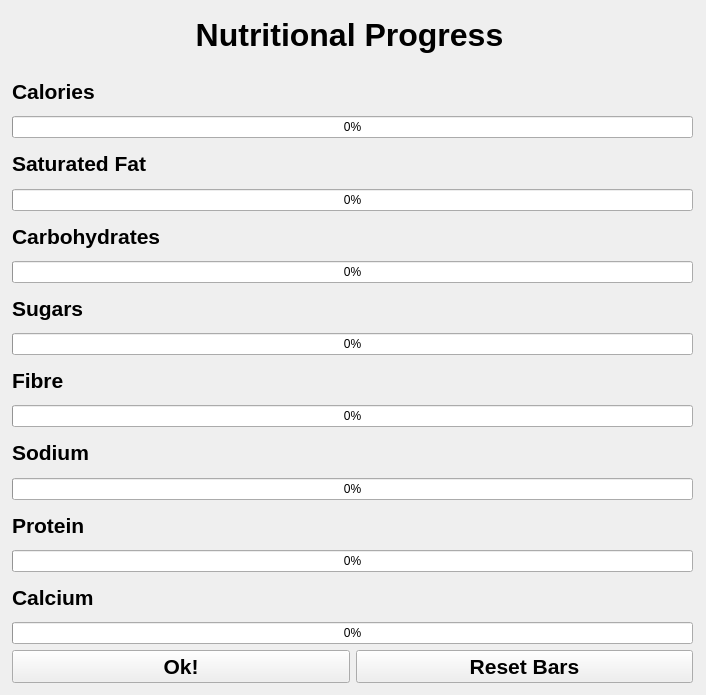
<?xml version="1.0" encoding="UTF-8"?>
<ui version="4.0">
 <class>nutrition_progress</class>
 <widget class="QWidget" name="nutrition_progress">
  <property name="geometry">
   <rect>
    <x>0</x>
    <y>0</y>
    <width>706</width>
    <height>695</height>
   </rect>
  </property>
  <property name="windowTitle">
   <string>Form</string>
  </property>
  <widget class="QLabel" name="info_label">
   <property name="geometry">
    <rect>
     <x>9</x>
     <y>9</y>
     <width>681</width>
     <height>51</height>
    </rect>
   </property>
   <property name="font">
    <font>
     <pointsize>24</pointsize>
     <bold>true</bold>
    </font>
   </property>
   <property name="text">
    <string>Nutritional Progress</string>
   </property>
   <property name="alignment">
    <set>Qt::AlignCenter</set>
   </property>
  </widget>
  <widget class="QWidget" name="layoutWidget">
   <property name="geometry">
    <rect>
     <x>12</x>
     <y>72</y>
     <width>681</width>
     <height>611</height>
    </rect>
   </property>
   <layout class="QVBoxLayout" name="verticalLayout">
    <item>
     <widget class="QLabel" name="cal_label">
      <property name="font">
       <font>
        <pointsize>16</pointsize>
        <bold>true</bold>
       </font>
      </property>
      <property name="text">
       <string>Calories</string>
      </property>
     </widget>
    </item>
    <item>
     <widget class="QProgressBar" name="calorie_progress">
      <property name="value">
       <number>0</number>
      </property>
     </widget>
    </item>
    <item>
     <widget class="QLabel" name="sat_fat_label">
      <property name="font">
       <font>
        <pointsize>16</pointsize>
        <bold>true</bold>
       </font>
      </property>
      <property name="text">
       <string>Saturated Fat</string>
      </property>
     </widget>
    </item>
    <item>
     <widget class="QProgressBar" name="saturated_fat_progress">
      <property name="value">
       <number>0</number>
      </property>
     </widget>
    </item>
    <item>
     <widget class="QLabel" name="carb_label">
      <property name="font">
       <font>
        <pointsize>16</pointsize>
        <bold>true</bold>
       </font>
      </property>
      <property name="text">
       <string>Carbohydrates</string>
      </property>
     </widget>
    </item>
    <item>
     <widget class="QProgressBar" name="carb_progress">
      <property name="value">
       <number>0</number>
      </property>
     </widget>
    </item>
    <item>
     <widget class="QLabel" name="sugars_label">
      <property name="font">
       <font>
        <pointsize>16</pointsize>
        <bold>true</bold>
       </font>
      </property>
      <property name="text">
       <string>Sugars</string>
      </property>
     </widget>
    </item>
    <item>
     <widget class="QProgressBar" name="sugar_progress">
      <property name="value">
       <number>0</number>
      </property>
     </widget>
    </item>
    <item>
     <widget class="QLabel" name="fibre_label">
      <property name="font">
       <font>
        <pointsize>16</pointsize>
        <bold>true</bold>
       </font>
      </property>
      <property name="text">
       <string>Fibre</string>
      </property>
     </widget>
    </item>
    <item>
     <widget class="QProgressBar" name="fibre_progress">
      <property name="value">
       <number>0</number>
      </property>
     </widget>
    </item>
    <item>
     <widget class="QLabel" name="sodium_label">
      <property name="font">
       <font>
        <pointsize>16</pointsize>
        <bold>true</bold>
       </font>
      </property>
      <property name="text">
       <string>Sodium</string>
      </property>
     </widget>
    </item>
    <item>
     <widget class="QProgressBar" name="sodium_progress">
      <property name="value">
       <number>0</number>
      </property>
     </widget>
    </item>
    <item>
     <widget class="QLabel" name="protein_label">
      <property name="font">
       <font>
        <pointsize>16</pointsize>
        <bold>true</bold>
       </font>
      </property>
      <property name="text">
       <string>Protein</string>
      </property>
     </widget>
    </item>
    <item>
     <widget class="QProgressBar" name="protein_progress">
      <property name="value">
       <number>0</number>
      </property>
     </widget>
    </item>
    <item>
     <widget class="QLabel" name="calcium_label">
      <property name="font">
       <font>
        <pointsize>16</pointsize>
        <bold>true</bold>
       </font>
      </property>
      <property name="text">
       <string>Calcium</string>
      </property>
     </widget>
    </item>
    <item>
     <widget class="QProgressBar" name="calcium_progress">
      <property name="value">
       <number>0</number>
      </property>
     </widget>
    </item>
    <item>
     <layout class="QHBoxLayout" name="horizontalLayout">
      <item>
       <widget class="QPushButton" name="ok_btn">
        <property name="font">
         <font>
          <pointsize>16</pointsize>
          <bold>true</bold>
         </font>
        </property>
        <property name="cursor">
         <cursorShape>PointingHandCursor</cursorShape>
        </property>
        <property name="text">
         <string>Ok!</string>
        </property>
       </widget>
      </item>
      <item>
       <widget class="QPushButton" name="reset_bars_btn">
        <property name="font">
         <font>
          <pointsize>16</pointsize>
          <bold>true</bold>
         </font>
        </property>
        <property name="cursor">
         <cursorShape>PointingHandCursor</cursorShape>
        </property>
        <property name="text">
         <string>Reset Bars</string>
        </property>
       </widget>
      </item>
     </layout>
    </item>
   </layout>
  </widget>
 </widget>
 <resources/>
 <connections/>
</ui>
